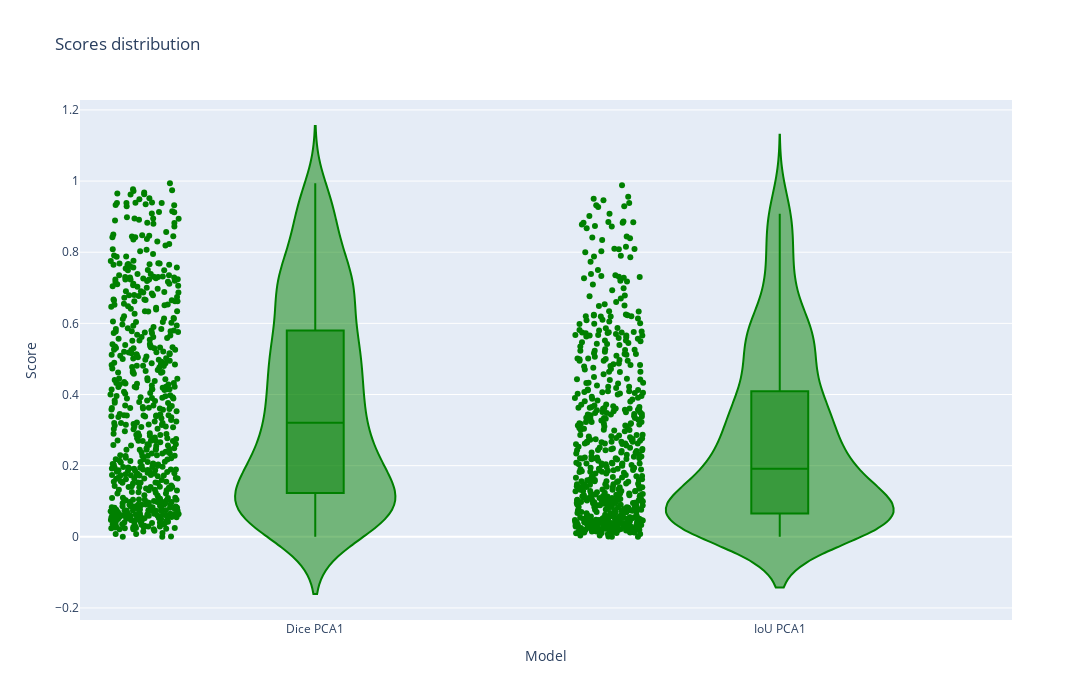

Notebook code for this chart:
### Code cell
fig = px.violin(df_res[['Dice PCA1', 'IoU PCA1']], points="all", color_discrete_sequence=['green'], title='Scores distribution', box=True, width=1400, height=700)
fig.update_layout(xaxis_title='Model', yaxis_title='Score')
fig.show()
fig.write_html('res_pca_nb_scores.html')
fig.write_image('res_pca_nb_scores.png')

### Figure 1 — Plotly figure (JSON) as saved in the notebook; plotly's stock layout.template omitted (floating-point values rounded to 4 significant figures; data arrays with more than 128 entries replaced by an {"elided": "..."} marker saying what was removed)
{"data": [{"alignmentgroup": "True", "box": {"visible": true}, "hovertemplate": "variable=%{x}<br>value=%{y}<extra></extra>", "legendgroup": "", "marker": {"color": "green"}, "name": "", "offsetgroup": "", "orientation": "v", "points": "all", "scalegroup": "True", "showlegend": false, "type": "violin", "x": {"elided": "1200 str values"}, "x0": " ", "xaxis": "x", "y": {"elided": "1200 float values"}, "y0": " ", "yaxis": "y"}], "layout": {"height": 700, "legend": {"tracegroupgap": 0}, "title": {"text": "Scores distribution"}, "violinmode": "group", "width": 1400, "xaxis": {"anchor": "y", "domain": [0, 1], "title": {"text": "Model"}}, "yaxis": {"anchor": "x", "domain": [0, 1], "title": {"text": "Score"}}}}
